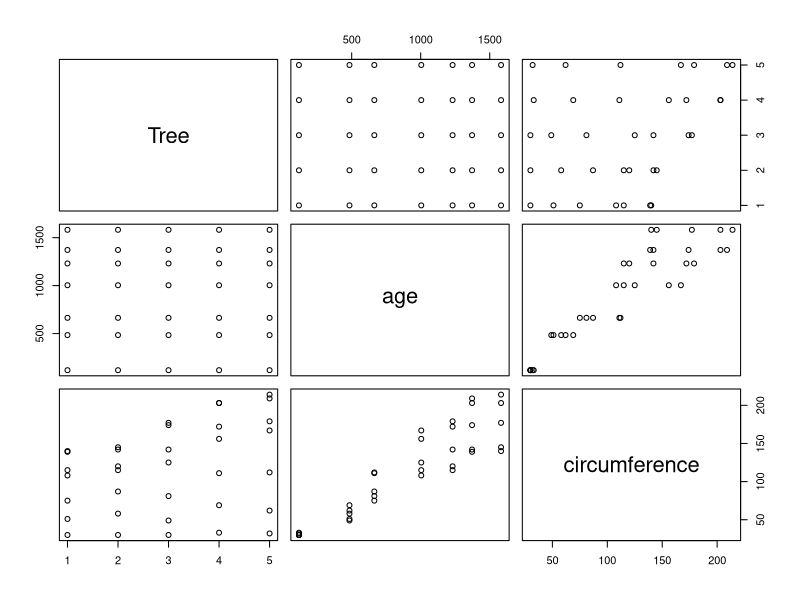

Source code (R):
## ---- chunk 1
data("Orange")
## ---- chunk 2
summary(Orange)
plot(Orange)
## ---- chunk 3
summary
isS4(plot)
## ---- chunk 4
s3 <- list(name = "Mazda RX4", mpg = 21, cyl = 6, gear = 4)
class(s3)
s3
## ---- chunk 5
setClass(
    "car",representation(
        mpg = "numeric", cyl = "numeric", gear = "numeric"
    )
)
s4 <- new("car", mpg = 21, cyl = 6, gear = 4)
class(s4)
s4
